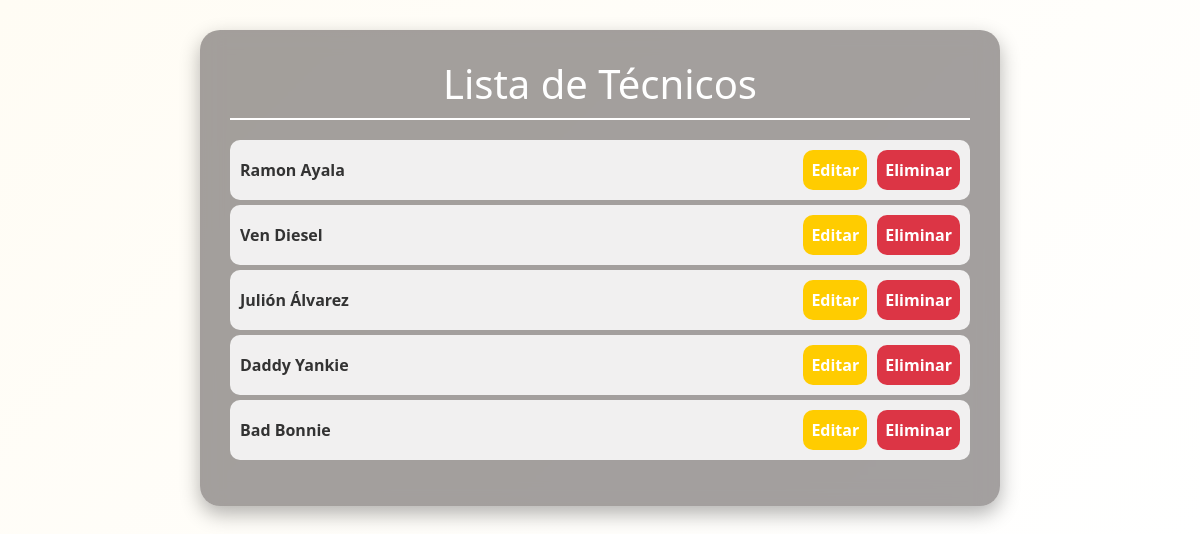
/mantenimiento/tecnicos-list/, run on the app's committed database.
### mantenimiento/models.py (models this page shows, shortened)
class Tecnico(models.Model):
    nombreTecnico = models.CharField(max_length=100)
    apellidoTecnico = models.CharField(max_length=100)

### mantenimiento/views.py (the view)
# urls.py: path('tecnicos-list/', views.TecnicosList.as_view(), name='tecnicosList'),
class TecnicosList(ListView):
    model = Tecnico
    template_name = 'tecnicos_list.html'
    context_object_name = 'tecnicos'

### mantenimiento/templates/tecnicos_list.html (shortened to what this page needs)
<!DOCTYPE html>
<html lang="es">
<head>
    <link rel="stylesheet" href="https://cdn.jsdelivr.net/npm/bootstrap@5.3.0/dist/css/bootstrap.min.css">
</head>
<body>
    <div class="container">
        <h1>Lista de Técnicos</h1>
        {% if tecnicos %}
            <ul>
                {% for tecnico in tecnicos %}
                    <li>
                        {{ tecnico.nombreTecnico }} {{ tecnico.apellidoTecnico }}
                        <div class="btn-container">
                            <a href="{% url 'editTecnico' tecnico.id %}" class="btn btn-secondary">Editar</a>
                            <a href="{% url 'tecnico_delete' tecnico.id %}" class="btn btn-danger">Eliminar</a>
                        </div>
                    </li>
                {% endfor %}
            </ul>
        {% else %}
            <p>No hay técnicos registrados.</p>
        {% endif %}
    </div>
</body>
</html>

### mantenimiento/templates/tecnicos_list.html (style rules this page uses)
body { background: linear-gradient(135deg,rgb(255, 252, 244),rgb(255, 255, 255)); font-family: 'Segoe UI', sans-serif; color: #fff; padding: 30px; }
.container { background: rgba(69, 61, 61, 0.49); backdrop-filter: blur(10px); border-radius: 20px; padding: 30px; max-width: 800px; margin: auto; box-shadow: 0 8px 20px rgba(0, 0, 0, 0.3); text-align: center; }
h1 { margin-bottom: 20px; border-bottom: 2px solid #fff; padding-bottom: 10px; }
ul { list-style: none; padding: 0; }
li { background: rgba(255, 255, 255, 0.85); color: #333; padding: 10px; border-radius: 10px; margin: 5px 0; font-weight: bold; display: flex; justify-content: space-between; align-items: center; }
.btn-container { display: flex; gap: 10px; }
.btn-secondary { background-color: #ffcc00; border: none; font-weight: bold; padding: 8px; border-radius: 10px; transition: background-color 0.3s ease; }
.btn-danger { background-color: #dc3545; border: none; font-weight: bold; padding: 8px; border-radius: 10px; transition: background-color 0.3s ease; }

### data on the page
Tecnico: nombreTecnico "Ramon", apellidoTecnico "Ayala"
Tecnico: nombreTecnico "Ven", apellidoTecnico "Diesel"
Tecnico: nombreTecnico "Julión", apellidoTecnico "Álvarez"
Tecnico: nombreTecnico "Daddy", apellidoTecnico "Yankie"
Tecnico: nombreTecnico "Bad", apellidoTecnico "Bonnie"
